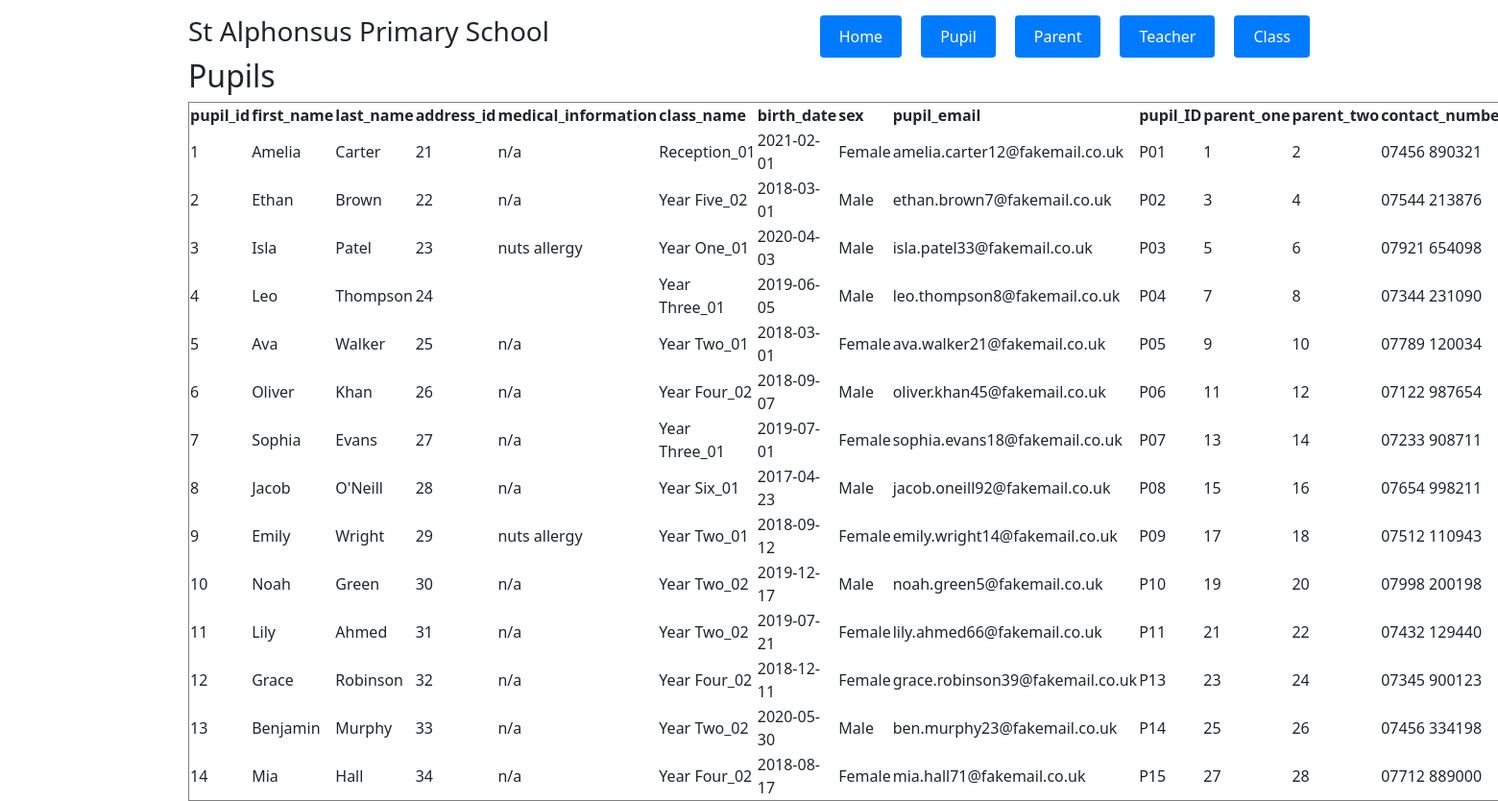
The app's page /pupils_view.php with its own data.
### tables this page shows
CREATE TABLE IF NOT EXISTS pupils (
    id INT AUTO_INCREMENT PRIMARY KEY,
    first_name VARCHAR(100) NOT NULL,
    last_name VARCHAR(100) NOT NULL,
    address_id INT,  
    parent_one INT,
    parent_two INT,
    medical_information TEXT,  
    class_name varchar(50), 
    birth_date DATE NOT NULL,
    sex VARCHAR(10) NOT NULL,  
    pupil_email VARCHAR(255) NOT NULL UNIQUE,  
    pupil_ID VARCHAR(10) NOT NULL UNIQUE, 
    contact_number VARCHAR(25) NOT NULL,  
    created_at DATETIME DEFAULT CURRENT_TIMESTAMP,  
    updated_at DATETIME DEFAULT CURRENT_TIMESTAMP ON UPDATE CURRENT_TIMESTAMP,
    FOREIGN KEY (address_id) REFERENCES addresses(id),
    FOREIGN KEY (parent_one) REFERENCES parent_guardians(id),
    FOREIGN KEY ( parent_two) REFERENCES parent_guardians(id)
);

### public/pupils_view.php (the view, shortened to what this page needs)
<?php
try {
    $pdo = OpenCon();
} catch (PDOException $e) {
    alert("Connection failed: " . $e->getMessage());
    exit();
}
?>
<!DOCTYPE html>
<html lang="en">
<head>
    <link rel="stylesheet" href="https://cdn.jsdelivr.net/npm/@docsearch/css@3">
    <link href="../assets/dist/css/bootstrap.min.css" rel="stylesheet">
    <link href="../css/style.css" rel="stylesheet">
</head>
<div class="cover-container d-flex w-100 h-100 p-3 mx-auto flex-column">
  <header class="mb-auto">
      <h3 class="float-md-start mb-0">St Alphonsus Primary School</h3>
      <nav class="nav nav-masthead justify-content-center float-md-end">
    <div class="dropdown">
        <button>Home</button>
    </div>
    <div class="dropdown">
        <button>Pupil</button>
    </div>
    <div class="dropdown">
        <button>Parent</button>
    </div>
    <div class="dropdown">
        <button>Teacher</button>
    </div>
    <div class="dropdown">
        <button>Class</button>
    </div>
  </header>
<body>
    <h2>Pupils</h2>
    <table border="1">
        <tr>
            <th>pupil_id</th>
            <th>first_name</th>
            <th>last_name</th>
            <th>address_id</th>
            <th>medical_information</th>
            <th>class_name</th>
            <th>birth_date</th>
            <th>sex</th>
            <th>pupil_email</th>
            <th>pupil_ID</th>
            <th>parent_one</th>
            <th>parent_two</th>
            <th>contact_number</th>
        </tr>
        <?php
        $sql = "SELECT * FROM pupils ORDER BY id";
        $stmt = $pdo->query($sql);
        while ($row = $stmt->fetch(PDO::FETCH_ASSOC)) {
            echo "<tr>
            <td>" . htmlspecialchars($row['id']) . "</td>
            <td>" . htmlspecialchars($row['first_name']) . "</td>
            <td>" . htmlspecialchars($row['last_name']) . "</td>
            <td>" . htmlspecialchars($row['address_id']) . "</td>
            <td>" . htmlspecialchars($row['medical_information']) . "</td>
            <td>" . htmlspecialchars($row['class_name']) . "</td>
            <td>" . htmlspecialchars($row['birth_date']) . "</td>
            <td>" . htmlspecialchars($row['sex']) . "</td>
            <td>" . htmlspecialchars($row['pupil_email']) . "</td>
            <td>" . htmlspecialchars($row['pupil_ID']) . "</td>
            <td>" . htmlspecialchars($row['parent_one']) . "</td>
            <td>" . htmlspecialchars($row['parent_two']) . "</td>
            <td>" . htmlspecialchars($row['contact_number']) . "</td>
            <td>" . htmlspecialchars($row['created_at']) . "</td>
            <td>" . htmlspecialchars($row['updated_at']) . "</td>
            <td>
                <form method='POST'>
                    <input type='hidden' name='pupilid' value='" . htmlspecialchars($row['id']) . "' />
                    <input type='submit' onclick='return confirm(\"This pupil will be permanently deleted and cannot be recovered. Are you sure?\")' value='Delete' />
                </form>
            </td>
            </tr>";
        }
        ?>
    </table>
</body>
</html>

### public/css/style.css (style rules this page uses)
html, body { height: 100%; }
body { padding-bottom: 20px; }
.cover-container { max-width: 1200px; margin: 0 auto; padding: 0 20px; display: flex; flex-direction: column; justify-content: space-between; min-height: 100vh; }
.nav { display: flex; justify-content: center; gap: 20px; margin-bottom: 0; }
.dropdown button { background-color: #007bff; color: white; padding: 10px 20px; border: none; border-radius: 4px; cursor: pointer; font-size: 16px; }

### records on screen
pupils: id "1", first_name "Amelia", last_name "Carter", address "21", medical_information "n/a", class_name "Reception_01", birth_date "2021-02-01", sex "Female", pupil_email "amelia.carter12@fakemail.co.uk", pupil_ID "P01", parent_one "1", parent_two "2", contact_number "07456 890321"
pupils: id "2", first_name "Ethan", last_name "Brown", address "22", medical_information "n/a", class_name "Year Five_02", birth_date "2018-03-01", sex "Male", pupil_email "ethan.brown7@fakemail.co.uk", pupil_ID "P02", parent_one "3", parent_two "4", contact_number "07544 213876"
pupils: id "3", first_name "Isla", last_name "Patel", address "23", medical_information "nuts allergy", class_name "Year One_01", birth_date "2020-04-03", sex "Male", pupil_email "isla.patel33@fakemail.co.uk", pupil_ID "P03", parent_one "5", parent_two "6", contact_number "07921 654098"
pupils: id "4", first_name "Leo", last_name "Thompson", address "24", class_name "Year Three_01", birth_date "2019-06-05", sex "Male", pupil_email "leo.thompson8@fakemail.co.uk", pupil_ID "P04", parent_one "7", parent_two "8", contact_number "07344 231090"
pupils: id "5", first_name "Ava", last_name "Walker", address "25", medical_information "n/a", class_name "Year Two_01", birth_date "2018-03-01", sex "Female", pupil_email "ava.walker21@fakemail.co.uk", pupil_ID "P05", parent_one "9", parent_two "10", contact_number "07789 120034"
pupils: id "6", first_name "Oliver", last_name "Khan", address "26", medical_information "n/a", class_name "Year Four_02", birth_date "2018-09-07", sex "Male", pupil_email "oliver.khan45@fakemail.co.uk", pupil_ID "P06", parent_one "11", parent_two "12", contact_number "07122 987654"
pupils: id "7", first_name "Sophia", last_name "Evans", address "27", medical_information "n/a", class_name "Year Three_01", birth_date "2019-07-01", sex "Female", pupil_email "sophia.evans18@fakemail.co.uk", pupil_ID "P07", parent_one "13", parent_two "14", contact_number "07233 908711"
pupils: id "8", first_name "Jacob", last_name "O'Neill", address "28", medical_information "n/a", class_name "Year Six_01", birth_date "2017-04-23", sex "Male", pupil_email "jacob.oneill92@fakemail.co.uk", pupil_ID "P08", parent_one "15", parent_two "16", contact_number "07654 998211"
pupils: id "9", first_name "Emily", last_name "Wright", address "29", medical_information "nuts allergy", class_name "Year Two_01", birth_date "2018-09-12", sex "Female", pupil_email "emily.wright14@fakemail.co.uk", pupil_ID "P09", parent_one "17", parent_two "18", contact_number "07512 110943"
pupils: id "10", first_name "Noah", last_name "Green", address "30", medical_information "n/a", class_name "Year Two_02", birth_date "2019-12-17", sex "Male", pupil_email "noah.green5@fakemail.co.uk", pupil_ID "P10", parent_one "19", parent_two "20", contact_number "07998 200198"
pupils: id "11", first_name "Lily", last_name "Ahmed", address "31", medical_information "n/a", class_name "Year Two_02", birth_date "2019-07-21", sex "Female", pupil_email "lily.ahmed66@fakemail.co.uk", pupil_ID "P11", parent_one "21", parent_two "22", contact_number "07432 129440"
pupils: id "12", first_name "Grace", last_name "Robinson", address "32", medical_information "n/a", class_name "Year Four_02", birth_date "2018-12-11", sex "Female", pupil_email "grace.robinson39@fakemail.co.uk", pupil_ID "P13", parent_one "23", parent_two "24", contact_number "07345 900123"
pupils: id "13", first_name "Benjamin", last_name "Murphy", address "33", medical_information "n/a", class_name "Year Two_02", birth_date "2020-05-30", sex "Male", pupil_email "ben.murphy23@fakemail.co.uk", pupil_ID "P14", parent_one "25", parent_two "26", contact_number "07456 334198"
pupils: id "14", first_name "Mia", last_name "Hall", address "34", medical_information "n/a", class_name "Year Four_02", birth_date "2018-08-17", sex "Female", pupil_email "mia.hall71@fakemail.co.uk", pupil_ID "P15", parent_one "27", parent_two "28", contact_number "07712 889000"
